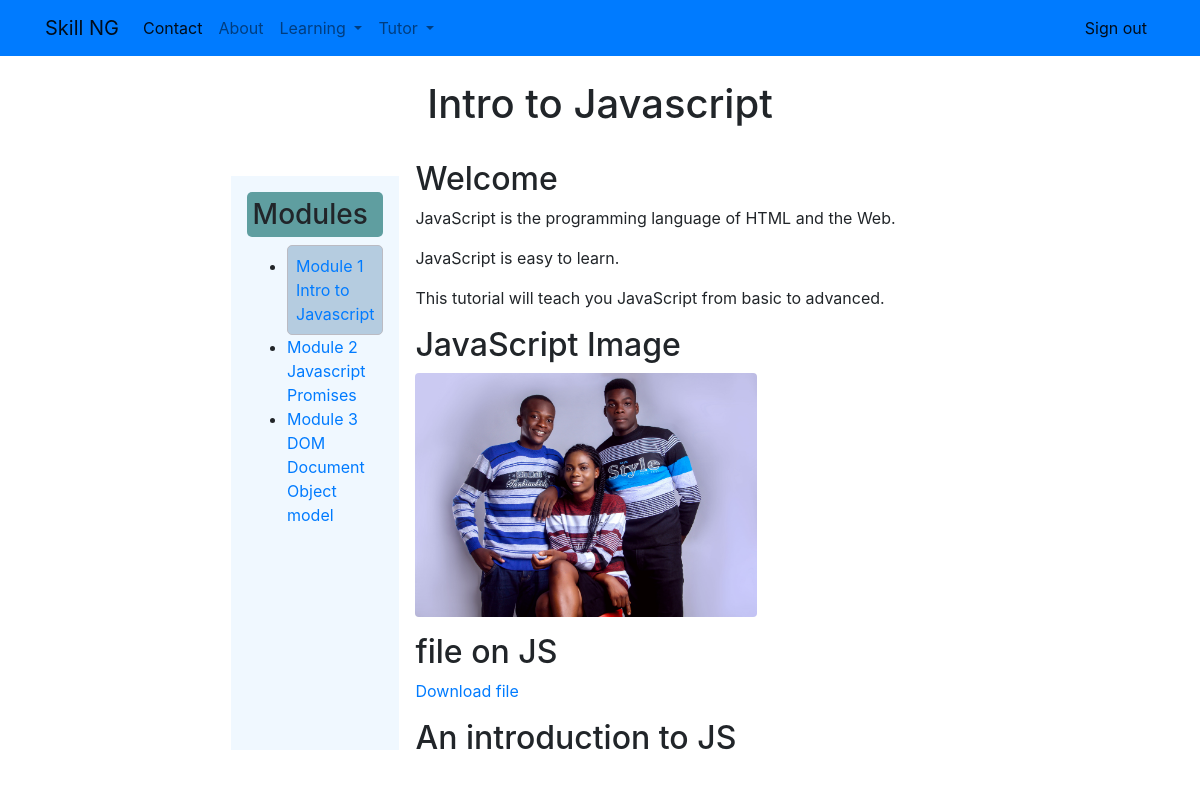
/students/course/1/ (signed in), run on the app's committed database.
### courses/models.py (models this page shows, shortened)
class Module(models.Model):
    course=models.ForeignKey(to=Course, on_delete=models.CASCADE, related_name='modules')
    title= models.CharField(max_length=200)
    description= models.TextField()
    order = OrderField(blank=True, for_fields=['course'])
    class Meta:
        ordering = ['order']

class Content(models.Model):
    module = models.ForeignKey(Module, on_delete=models.CASCADE, related_name='contents')
    content_type=models.ForeignKey(ContentType, on_delete=models.CASCADE, limit_choices_to={'models__in':('text', 'video', 'image', 'file')})
    object_id=models.PositiveIntegerField()
    item=GenericForeignKey('content_type', 'object_id')
    order = OrderField(blank=True, for_fields=['module'])
    class Meta:
        ordering = ['order']

class ItemBase(models.Model):
    owner=models.ForeignKey(User, related_name='%(class)s_related', on_delete=models.CASCADE)
    title=models.CharField(max_length=250)
    created=models.DateTimeField(auto_now_add=True)
    updated=models.DateTimeField(auto_now=True)
    class Meta:
        abstract= True
    def render(self):
        return render_to_string(
            f'content/{self._meta.model_name}.html',
            {'item': self})

class Text(ItemBase):
    content=models.TextField()

class Image(ItemBase):
    file=models.FileField(upload_to='images')

class File(ItemBase):
    content= models.FileField(upload_to='files')

class Video(ItemBase):
    video=models.URLField()

### students/views.py (the view)
# urls.py: path('course/<pk>/', views.StudentCourseDetailView.as_view(), name='student_course_detail'),
class StudentCourseDetailView(DetailView):
    model = Course
    template_name = 'students/course/detail.html'
    def get_queryset(self):
        qs = super().get_queryset()
        return qs.filter(students__in=[self.request.user])
    def get_context_data(self, **kwargs):
        context = super().get_context_data(**kwargs)
        course = self.get_object()
        if 'module_id' in self.kwargs:
            context['module'] = course.modules.get(id=self.kwargs['module_id'])
        else:
            context['module'] = course.modules.all()[0]
        return context

### students/templates/students/course/detail.html (shortened to what this page needs)
{% extends "base.html" %}
{% block content %}
<div class="container offset-2 col-sm-8">
    <div class="page-title">
    <h1>
        {{ module.title }}
    </h1>
    </div>
    <div class='main'>
    <aside class="module-side">
    <div class="contents">
        <h3>Modules</h3>
        <ul id="modules">
        {% for m in object.modules.all %}
            <li data-id="{{ m.id }}" {% if m == module %} class="selected"{% endif %}>
            <a href="{% url 'student_course_detail_module' object.id m.id %}">
            <span>
            Module <span class="order">{{ m.order|add:1 }}</span>
            </span>
            <br>
            {{ m.title }}
            </a>
            </li>
        {% empty %}
            <li>No modules yet.</li>
        {% endfor %}
        </ul>
    </div>
    </aside>
    <div class="module">
        {% for content in module.contents.all %}
            {% with item=content.item %}
            <h2>{{ item.title }}</h2>
            {{ item.render }}
            {% endwith %}
        {% endfor %}
    </div>
</div>
</div>
{% endblock %}

### courses/templates/content/text.html
{{ item.content|linebreaks }}

### courses/templates/content/image.html
<p><img width="60%" class="img-fluid  mx-auto rounded" src="{{ item.file.url }}" alt="{{ item.title }}"></p>

### courses/templates/content/file.html
<p><a href="{{ item.file.url }}" class="button">Download file</a></p>

### static/css/base.css (style rules this page uses)
.page-title { display: flex; justify-content: center; margin: 1.5em; }
.module-side { padding: 1em; background-color: aliceblue; margin: 1em; }
.module-side .contents h3 { padding: 0.2em; background-color: cadetblue; border-radius: 5px; }
.selected { background-color: #b5cce0; border: 1px solid #bbbbc3; border-radius: 5px; padding: 0.5em; }
.main { display: flex; flex-direction: row; }

### data on the page
Module: title "Intro to Javascript", order|add "1"
Module: order|add "2", title "Javascript Promises"
Module: order|add "3", title "DOM Document Object model"
Content: item "Welcome", item.content "JavaScript is the programming language of HTML and the Web. JavaScript is easy to learn. This tutorial will teach you JavaScript from basic to advanced."
Content: item "JavaScript Image", item.file (picture)
Content: item "file on JS"
Content: item "An introduction to JS"
